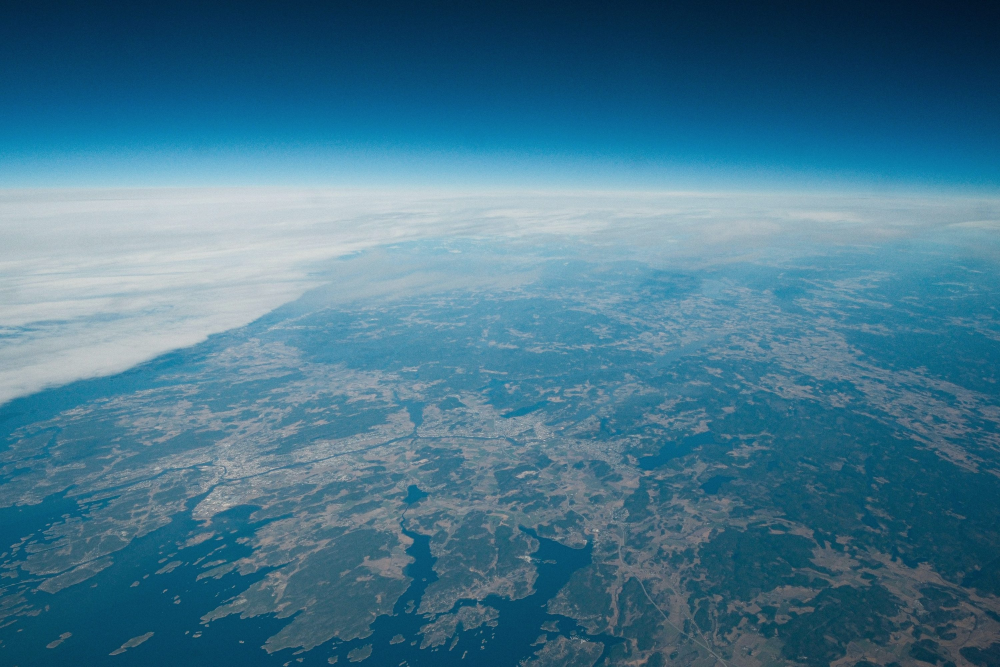
#> input picture web/src/assets/img/about-earth.jpg, 3000 x 2000 px, given in place of mead_2019-07-15.jpg, which was not available (shown at 1/3 size)
$ python lake_mead.py ../../src/assets/img ../../src/assets/img/about-workshop.jpg
#> lines starting #> are read from the running program, lines starting #| are printed output that depends on the picture; after the words box and inside, x2 and y2 are one past the last pixel; in counts of white or black regions, pixels touching at a corner belong together; pictures that were not available may be replaced by others from this repository, and a replacement may not be noted
"""
Temporal change example: Lake Mead (Boulder Basin), July 2019 vs July 2022.

Imagery: NASA Harmonized Landsat Sentinel-2 (HLS S30) via NASA GIBS WMS (open data).

  curl -o mead_2019-07-15.jpg "https://gibs.earthdata.nasa.gov/wms/epsg4326/best/wms.cgi?SERVICE=WMS&REQUEST=GetMap&VERSION=1.3.0&LAYERS=HLS_S30_Nadir_BRDF_Adjusted_Reflectance&STYLES=&CRS=EPSG:4326&BBOX=36.0,-114.85,36.2,-114.55&WIDTH=1200&HEIGHT=989&FORMAT=image/jpeg&TIME=2019-07-15"
  (repeat with TIME=2022-07-19)

Water is segmented with simple RGB thresholds; areas use the pixel footprint of
the requested bounding box. Results are approximate and for illustration only.

Usage: python3 lake_mead.py <work_dir> <repo_root>
"""
import json
import sys

import numpy as np
from PIL import Image
from scipy import ndimage

work, repo = sys.argv[1], sys.argv[2]


def water(path):
#> called with path = '../../src/assets/img/mead_2019-07-15.jpg'
    a = np.asarray(Image.open(path).convert("RGB")).astype(np.float32)
    r, g, b = a[..., 0], a[..., 1], a[..., 2]
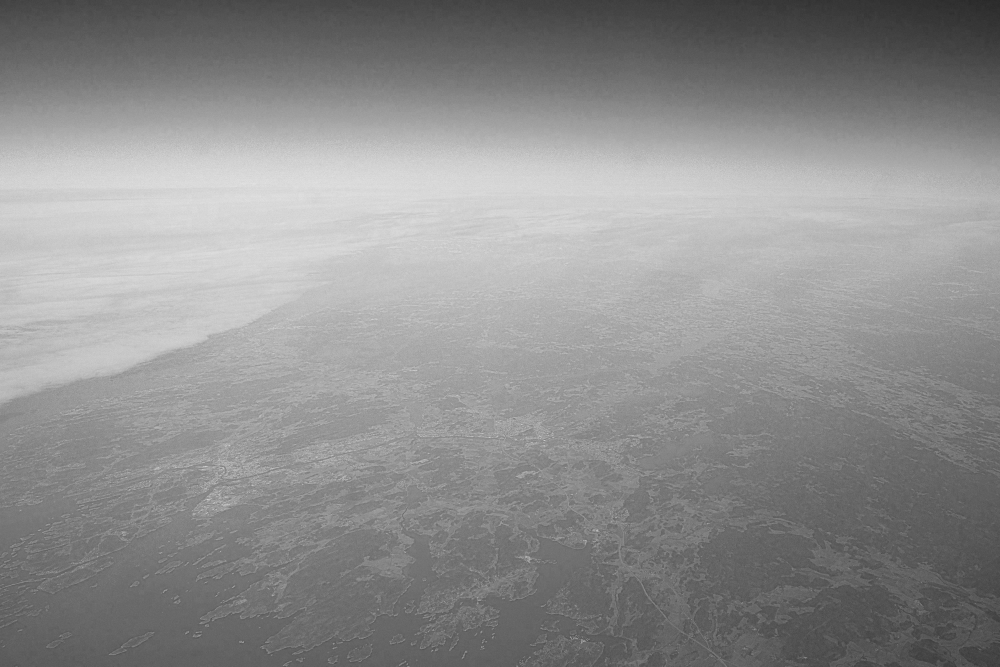
#> b: shape (2000, 3000) float32 (shown at 1/3 size); min 37, max 250, mean 142.3
    lum = a.mean(2)
    m = ((g - r) > 4) & (lum < 150) | ((b - r) > 2) & (lum < 120)
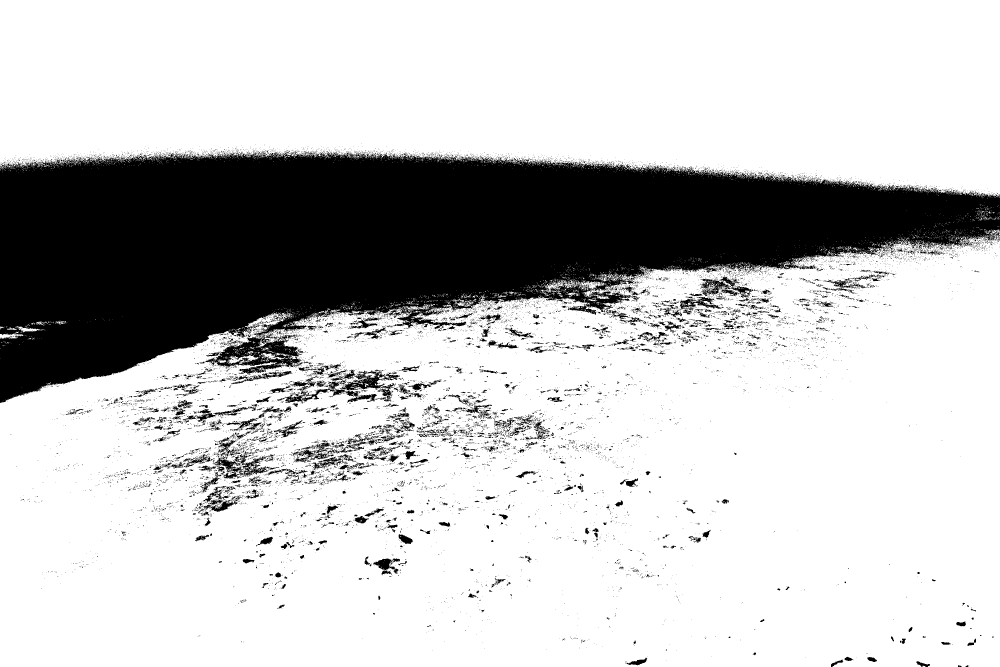
#> m: shape (2000, 3000) bool (shown at 1/3 size); 76.9% white; 14137 black regions (13234 under 20 px), largest, box (x1, y1, x2, y2) and area: (0, 452, 3000, 1209) 1234620, (996, 1111, 1200, 1196) 4959, (638, 1361, 810, 1436) 4043
    m = ndimage.binary_closing(ndimage.binary_opening(m, iterations=1), iterations=2)
#> m: shape (2000, 3000) bool; 76.9% white; 914 black regions (230 under 20 px), largest, box (x1, y1, x2, y2) and area: (0, 0, 3000, 2000) 1275439, (856, 1111, 1196, 1210) 8081, (644, 1354, 807, 1436) 4352
    lab, n = ndimage.label(m)
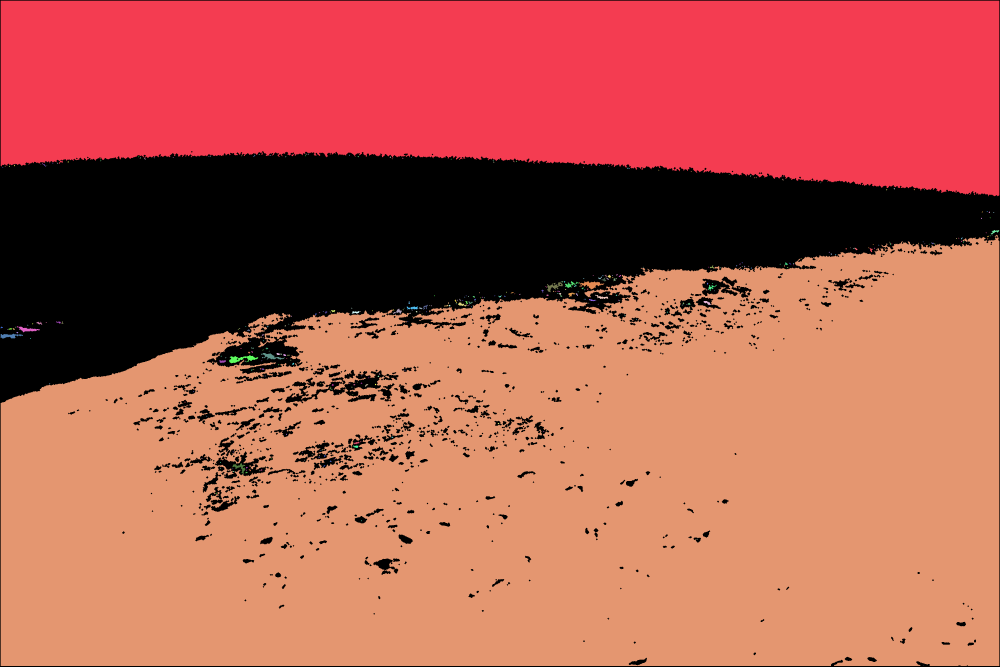
#> lab: shape (2000, 3000) int32 (shown at 1/3 size); 407 distinct labels, from 0 to 406; one colour per label, 0 black
#> n = 406
    sizes = ndimage.sum(m, lab, range(1, n + 1))
#> sizes = 406 values, max 3114568 at index 79, min 1 at index 1, mean 11363.4
    return np.isin(lab, np.where(sizes > 300)[0] + 1), a


w19, a19 = water(f"{work}/mead_2019-07-15.jpg")
#> w19: shape (2000, 3000) bool; 76.8% white; 914 black regions (230 under 20 px), largest, box (x1, y1, x2, y2) and area: (0, 0, 3000, 2000) 1279802, (856, 1111, 1196, 1210) 8273, (644, 1354, 807, 1436) 4448
w22, a22 = water(f"{work}/mead_2022-07-19.jpg")
#> call 2 of water, with path = '../../src/assets/img/mead_2022-07-19.jpg'
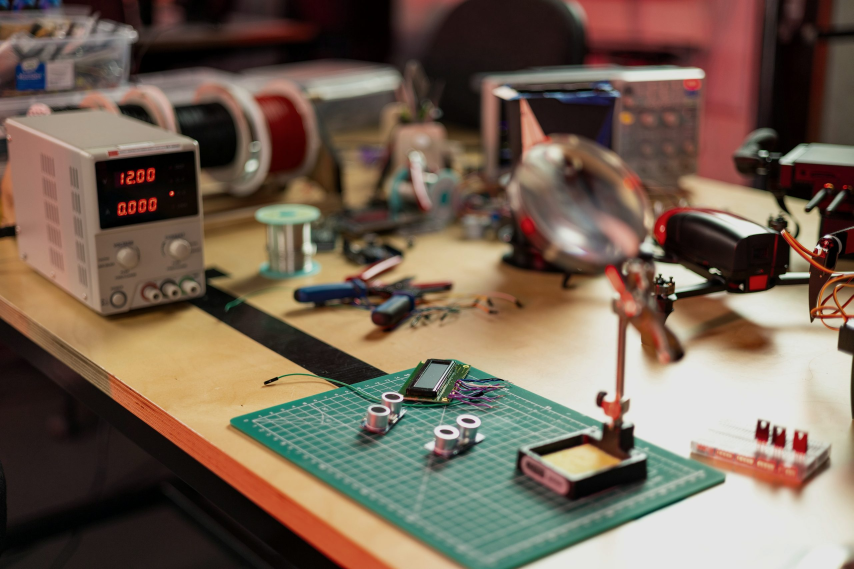
#> input picture web/src/assets/img/about-workshop.jpg, 2560 x 1707 px, given in place of mead_2022-07-19.jpg, which was not available (shown at 1/3 size)
#> in water (call 2), `lum = a.mean(2)`:
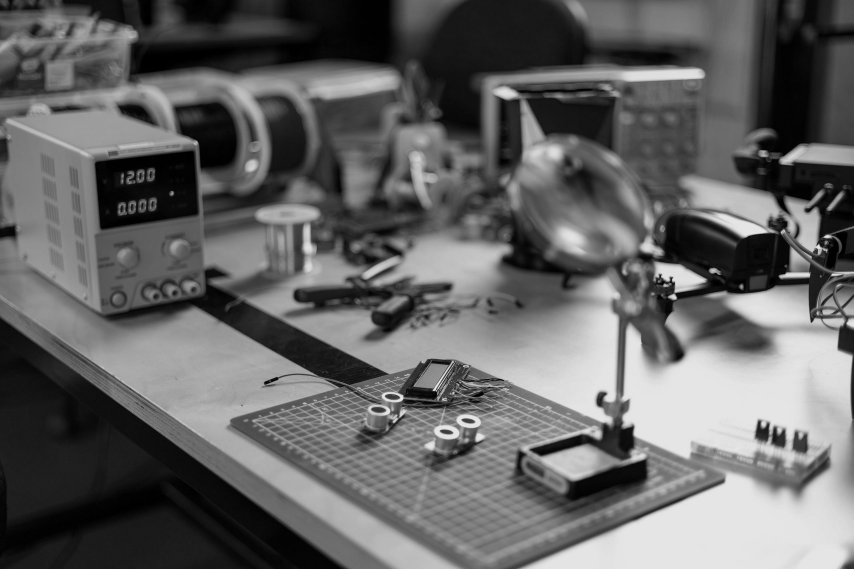
#> lum: shape (1707, 2560) float32 (shown at 1/3 size); min 0, max 243.3, mean 100.9
#> in water (call 2), `m = ((g - r) > 4) & (lum < 150) | ((b - r) > 2) & (lum < 120)`: m: shape (1707, 2560) bool; 10.6% white; 571 white regions (411 under 20 px), largest, box (x1, y1, x2, y2) and area: (690, 1077, 2176, 1707) 358492, (1526, 239, 1859, 317) 10473, (890, 839, 1101, 908) 9413
#> in water (call 2), `m = ndimage.binary_closing(ndimage.binary_opening(m, iterations=1), it..`: m: shape (1707, 2560) bool; 10.7% white; 209 white regions (79 under 20 px), largest, box (x1, y1, x2, y2) and area: (690, 1077, 2176, 1705) 372939, (1526, 239, 1858, 317) 10499, (890, 839, 1101, 908) 9410
#> in water (call 2), `lab, n = ndimage.label(m)`:
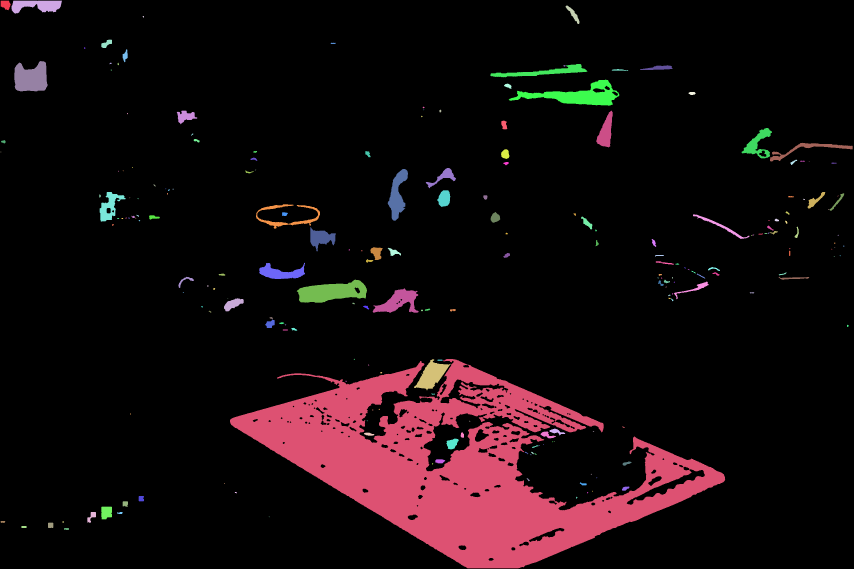
#> lab: shape (1707, 2560) int32 (shown at 1/3 size); 223 distinct labels, from 0 to 222; one colour per label, 0 black
#> in water (call 2), `lab, n = ndimage.label(m)`: n = 222
#> in water (call 2), `sizes = ndimage.sum(m, lab, range(1, n + 1))`: sizes = 222 values, max 368114 at index 165, min 1 at index 78, mean 2106.3
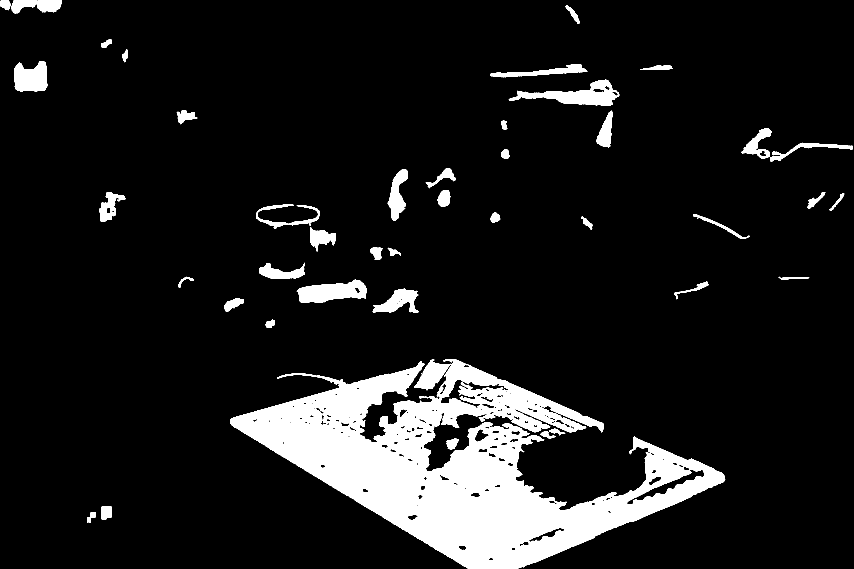
#> w22: shape (1707, 2560) bool (shown at 1/3 size); 10.5% white; 43 white regions, largest, box (x1, y1, x2, y2) and area: (690, 1077, 2176, 1705) 368114, (1526, 239, 1858, 317) 10499, (890, 839, 1101, 908) 9410
#> (the run stopped early here; a loop or call above may not have finished)
